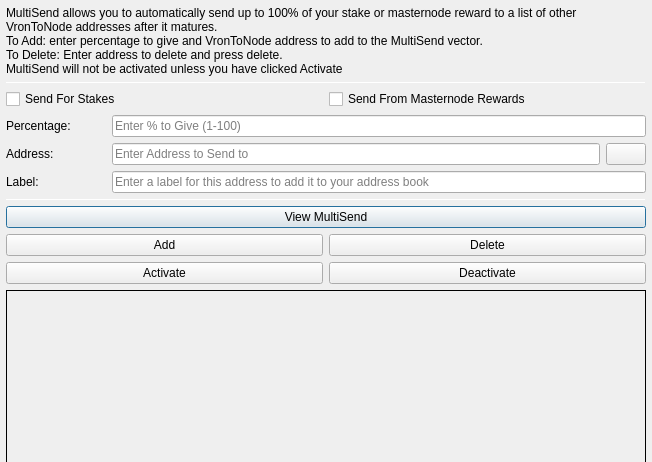
<?xml version="1.0" encoding="UTF-8"?>
<ui version="4.0">
 <class>MultiSendDialog</class>
 <widget class="QDialog" name="MultiSendDialog">
  <property name="windowModality">
   <enum>Qt::NonModal</enum>
  </property>
  <property name="geometry">
   <rect>
    <x>0</x>
    <y>0</y>
    <width>652</width>
    <height>300</height>
   </rect>
  </property>
  <property name="windowTitle">
   <string>MultiSend</string>
  </property>
  <layout class="QVBoxLayout" name="verticalLayout" stretch="0">
   <property name="leftMargin">
    <number>6</number>
   </property>
   <property name="topMargin">
    <number>6</number>
   </property>
   <property name="rightMargin">
    <number>6</number>
   </property>
   <property name="bottomMargin">
    <number>6</number>
   </property>
   <item>
    <layout class="QVBoxLayout" name="verticalLayout_Main" stretch="1,1,1,0,1,1,1">
     <item>
      <widget class="QLabel" name="label_2">
       <property name="lineWidth">
        <number>1</number>
       </property>
       <property name="text">
        <string>MultiSend allows you to automatically send up to 100% of your stake or masternode reward to a list of other VronToNode addresses after it matures.
To Add: enter percentage to give and VronToNode address to add to the MultiSend vector.
To Delete: Enter address to delete and press delete.
MultiSend will not be activated unless you have clicked Activate</string>
       </property>
       <property name="alignment">
        <set>Qt::AlignLeading|Qt::AlignLeft|Qt::AlignTop</set>
       </property>
       <property name="wordWrap">
        <bool>true</bool>
       </property>
      </widget>
     </item>
     <item>
      <widget class="Line" name="line">
       <property name="minimumSize">
        <size>
         <width>0</width>
         <height>1</height>
        </size>
       </property>
       <property name="maximumSize">
        <size>
         <width>16777215</width>
         <height>1</height>
        </size>
       </property>
       <property name="orientation">
        <enum>Qt::Horizontal</enum>
       </property>
      </widget>
     </item>
     <item>
      <layout class="QVBoxLayout" name="verticalLayout_Settings">
       <item>
        <layout class="QHBoxLayout" name="horizontalLayout">
         <item>
          <widget class="QCheckBox" name="multiSendStakeCheckBox">
           <property name="text">
            <string>Send For Stakes</string>
           </property>
          </widget>
         </item>
         <item>
          <widget class="QCheckBox" name="multiSendMasternodeCheckBox">
           <property name="text">
            <string>Send From Masternode Rewards</string>
           </property>
          </widget>
         </item>
        </layout>
       </item>
       <item>
        <layout class="QHBoxLayout" name="horizontalLayout_6">
         <item>
          <widget class="QLabel" name="label">
           <property name="minimumSize">
            <size>
             <width>100</width>
             <height>0</height>
            </size>
           </property>
           <property name="toolTip">
            <string>Percentage of stake to send</string>
           </property>
           <property name="text">
            <string>Percentage:</string>
           </property>
          </widget>
         </item>
         <item>
          <widget class="QLineEdit" name="multiSendPercentEdit">
           <property name="toolTip">
            <string>Enter whole numbers 1 - 100</string>
           </property>
           <property name="placeholderText">
            <string>Enter % to Give (1-100)</string>
           </property>
          </widget>
         </item>
        </layout>
       </item>
       <item>
        <layout class="QHBoxLayout" name="horizontalLayout_7">
         <item>
          <widget class="QLabel" name="label_5">
           <property name="minimumSize">
            <size>
             <width>100</width>
             <height>0</height>
            </size>
           </property>
           <property name="toolTip">
            <string>Address to send portion of stake to</string>
           </property>
           <property name="text">
            <string>Address:</string>
           </property>
          </widget>
         </item>
         <item>
          <widget class="QLineEdit" name="multiSendAddressEdit">
           <property name="toolTip">
            <string/>
           </property>
           <property name="placeholderText">
            <string>Enter Address to Send to</string>
           </property>
          </widget>
         </item>
         <item>
          <widget class="QPushButton" name="addressBookButton">
           <property name="maximumSize">
            <size>
             <width>16777215</width>
             <height>32</height>
            </size>
           </property>
           <property name="toolTip">
            <string>Choose an address from the address book</string>
           </property>
           <property name="text">
            <string/>
           </property>
           <property name="icon">
            <iconset resource="../vrontonode.qrc">
             <normaloff>:/icons/address-book</normaloff>:/icons/address-book</iconset>
           </property>
           <property name="shortcut">
            <string>Alt+A</string>
           </property>
           <property name="autoDefault">
            <bool>false</bool>
           </property>
          </widget>
         </item>
        </layout>
       </item>
      </layout>
     </item>
     <item>
      <layout class="QHBoxLayout" name="horizontalLayout_3">
       <item>
        <widget class="QLabel" name="label_3">
         <property name="minimumSize">
          <size>
           <width>100</width>
           <height>0</height>
          </size>
         </property>
         <property name="text">
          <string>Label:</string>
         </property>
        </widget>
       </item>
       <item>
        <widget class="QLineEdit" name="labelAddressLabelEdit">
         <property name="placeholderText">
          <string>Enter a label for this address to add it to your address book</string>
         </property>
        </widget>
       </item>
      </layout>
     </item>
     <item>
      <widget class="Line" name="line_2">
       <property name="minimumSize">
        <size>
         <width>0</width>
         <height>1</height>
        </size>
       </property>
       <property name="maximumSize">
        <size>
         <width>16777215</width>
         <height>1</height>
        </size>
       </property>
       <property name="orientation">
        <enum>Qt::Horizontal</enum>
       </property>
      </widget>
     </item>
     <item>
      <layout class="QVBoxLayout" name="verticalLayout_Buttons">
       <item>
        <layout class="QHBoxLayout" name="horizontalLayout_4">
         <item>
          <widget class="QPushButton" name="viewButton">
           <property name="toolTip">
            <string/>
           </property>
           <property name="statusTip">
            <string>View MultiSend Vector</string>
           </property>
           <property name="text">
            <string>View MultiSend</string>
           </property>
          </widget>
         </item>
        </layout>
       </item>
       <item>
        <layout class="QHBoxLayout" name="horizontalLayout_2">
         <item>
          <widget class="QPushButton" name="addButton">
           <property name="toolTip">
            <string/>
           </property>
           <property name="statusTip">
            <string>Add to MultiSend Vector</string>
           </property>
           <property name="text">
            <string>Add</string>
           </property>
          </widget>
         </item>
         <item>
          <widget class="QPushButton" name="deleteButton">
           <property name="toolTip">
            <string/>
           </property>
           <property name="statusTip">
            <string>Delete Address From MultiSend Vector</string>
           </property>
           <property name="text">
            <string>Delete</string>
           </property>
          </widget>
         </item>
        </layout>
       </item>
       <item>
        <layout class="QHBoxLayout" name="horizontalLayout_5">
         <item>
          <widget class="QPushButton" name="activateButton">
           <property name="statusTip">
            <string>Activate MultiSend</string>
           </property>
           <property name="text">
            <string>Activate</string>
           </property>
          </widget>
         </item>
         <item>
          <widget class="QPushButton" name="disableButton">
           <property name="statusTip">
            <string>Deactivate MultiSend</string>
           </property>
           <property name="text">
            <string>Deactivate</string>
           </property>
          </widget>
         </item>
        </layout>
       </item>
      </layout>
     </item>
     <item>
      <widget class="QLabel" name="message">
       <property name="minimumSize">
        <size>
         <width>0</width>
         <height>180</height>
        </size>
       </property>
       <property name="frameShape">
        <enum>QFrame::Panel</enum>
       </property>
       <property name="frameShadow">
        <enum>QFrame::Plain</enum>
       </property>
       <property name="lineWidth">
        <number>1</number>
       </property>
       <property name="midLineWidth">
        <number>1</number>
       </property>
       <property name="text">
        <string/>
       </property>
       <property name="alignment">
        <set>Qt::AlignLeading|Qt::AlignLeft|Qt::AlignTop</set>
       </property>
       <property name="wordWrap">
        <bool>true</bool>
       </property>
      </widget>
     </item>
    </layout>
   </item>
  </layout>
 </widget>
 <resources>
  <include location="../vrontonode.qrc"/>
 </resources>
 <connections/>
</ui>
